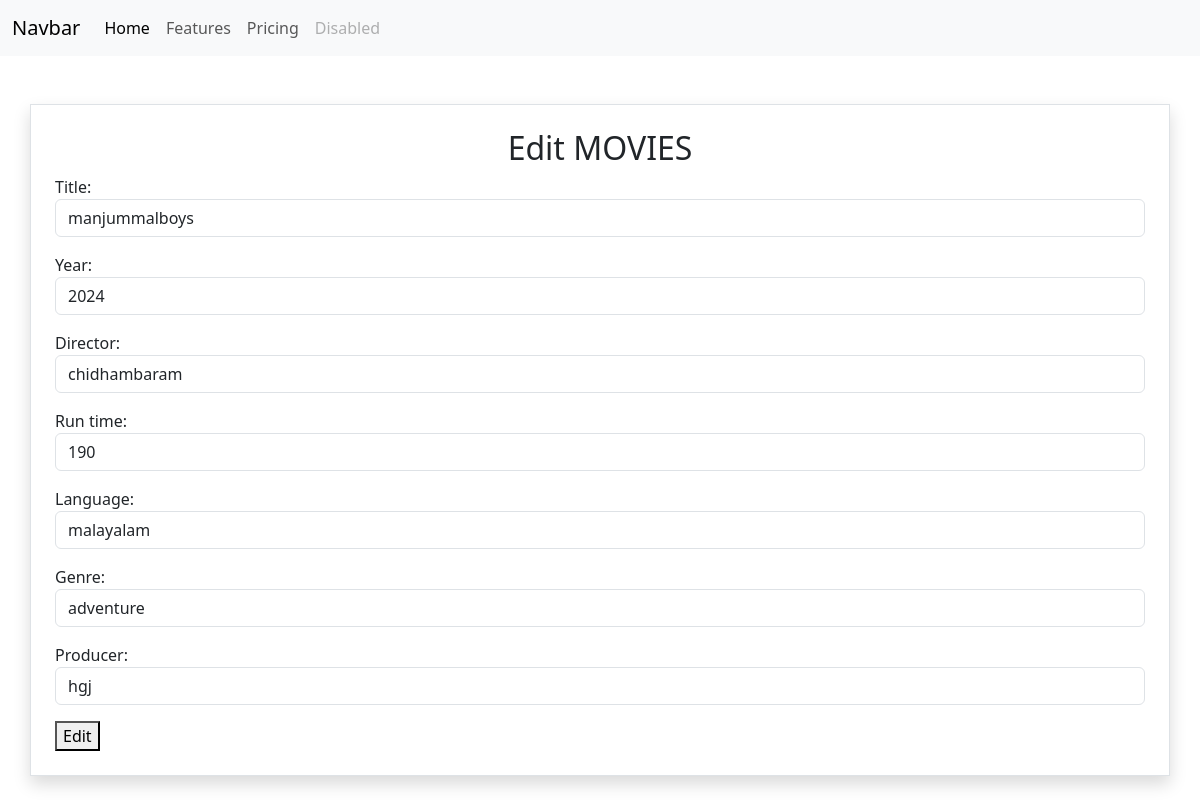
Page /movies/1/change/ on the committed database.
### myapp/models.py (models this page shows, shortened)
class Movie(models.Model):
    title=models.CharField(max_length=200)
    year=models.CharField(max_length=200)
    director=models.CharField(max_length=200)
    run_time=models.PositiveIntegerField()
    language=models.CharField(max_length=200)
    genre=models.CharField(max_length=200)
    producer=models.CharField(max_length=200,null=True)

### myapp/views.py (the view, shortened to what this page needs)
# urls.py: path('movies/<int:pk>/change/',views.MovieUpdateView.as_view(),name="movie-update"),
class MovieUpdateView(View):
    def get(self,request,*args,**kwargs):
        id=kwargs.get("pk")
        movie_object=Movie.objects.get(id=id)
        form_instance=MovieModelForm(instance=movie_object)
        return render(request,"movie_edit.html",{"form":form_instance})

### myapp/forms.py
class MovieModelForm(forms.ModelForm):
    class Meta:
        model=Movie
        exclude=("id",)
        widgets={
            "title":forms.TextInput(attrs={"class":"form-control"}),
            "year":forms.TextInput(attrs={"class":"form-control"}),
            "director":forms.TextInput(attrs={"class":"form-control"}),
            "run_time":forms.NumberInput(attrs={"class":"form-control"}),
            "language":forms.TextInput(attrs={"class":"form-control"}),
            "genre":forms.TextInput(attrs={"class":"form-control"}),
            "producer":forms.TextInput(attrs={"class":"form-control"}),
        }

### myapp/templates/movie_edit.html (shortened to what this page needs)
{%extends 'base.html'%}
{%block main_block%}
<div class="container mt-5 border p-4 shadow ">
    <h2 class="text-center">Edit MOVIES</h2>
    <form action="" method="post">
        {{form.as_p}}
    <button type="submit">Edit</button>
    </form>
</div>
{%endblock%}

### rows in the picture
Movie: title "manjummalboys", year "2024", director "chidhambaram", run_time "190", language "malayalam", genre "adventure", producer "hgj"
